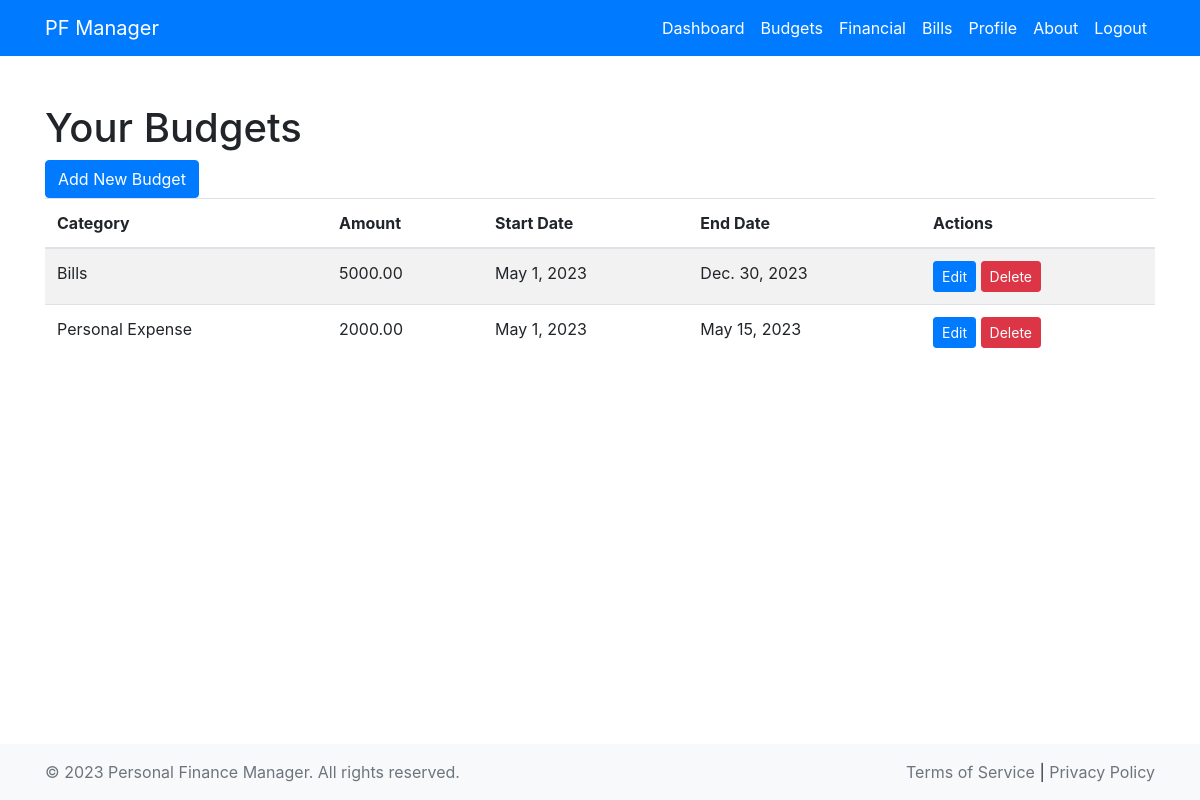
The page /view_budgets/ (signed in) on the database its author committed.
### money/models.py (models this page shows, shortened)
class Budget(models.Model):
    user = models.ForeignKey(User, on_delete=models.CASCADE)
    category = models.ForeignKey(Category, on_delete=models.CASCADE)
    amount = models.DecimalField(max_digits=10, decimal_places=2)
    start_date = models.DateField()
    end_date = models.DateField()

class Category(models.Model):
    name = models.CharField(max_length=255)

### money/views.py (the view)
# urls.py: path('view_budgets/', views.view_budgets, name='view_budgets'),
def view_budgets(request):
    if not request.user.is_authenticated:
        return redirect('login')
    budgets = Budget.objects.filter(user=request.user)
    return render(request, 'money/view_budgets.html', {'budgets': budgets})

### money/templates/money/view_budgets.html
{% extends 'money/base.html' %}
{% block content %}
<h1>Your Budgets</h1>
<a href="{% url 'add_budget' %}" class="btn btn-primary">Add New Budget</a>
<table class="table table-striped">
  <thead>
    <tr>
      <th>Category</th>
      <th>Amount</th>
      <th>Start Date</th>
      <th>End Date</th>
      <th>Actions</th>
    </tr>
  </thead>
  <tbody>
    {% for budget in budgets %}
    <tr>
      <td>{{ budget.category.name }}</td>
      <td>{{ budget.amount }}</td>
      <td>{{ budget.start_date }}</td>
      <td>{{ budget.end_date }}</td>
      <td>
        <a href="{% url 'edit_budget' budget.id %}" class="btn btn-primary btn-sm">Edit</a>
        <a href="{% url 'delete_budget' budget.id %}" class="btn btn-danger btn-sm" onclick="return confirm('Are you sure you want to delete this budget?');">Delete</a>
      </td>
    </tr>
    {% endfor %}
  </tbody>
</table>
{% endblock %}

### money/templates/money/base.html (style rules this page uses)
html, body { height: 100%; }

### rows shown on the page
Budget: category.name "Bills", amount "5000.00", start_date "May 1, 2023", end_date "Dec. 30, 2023"
Budget: category.name "Personal Expense", amount "2000.00", start_date "May 1, 2023", end_date "May 15, 2023"
